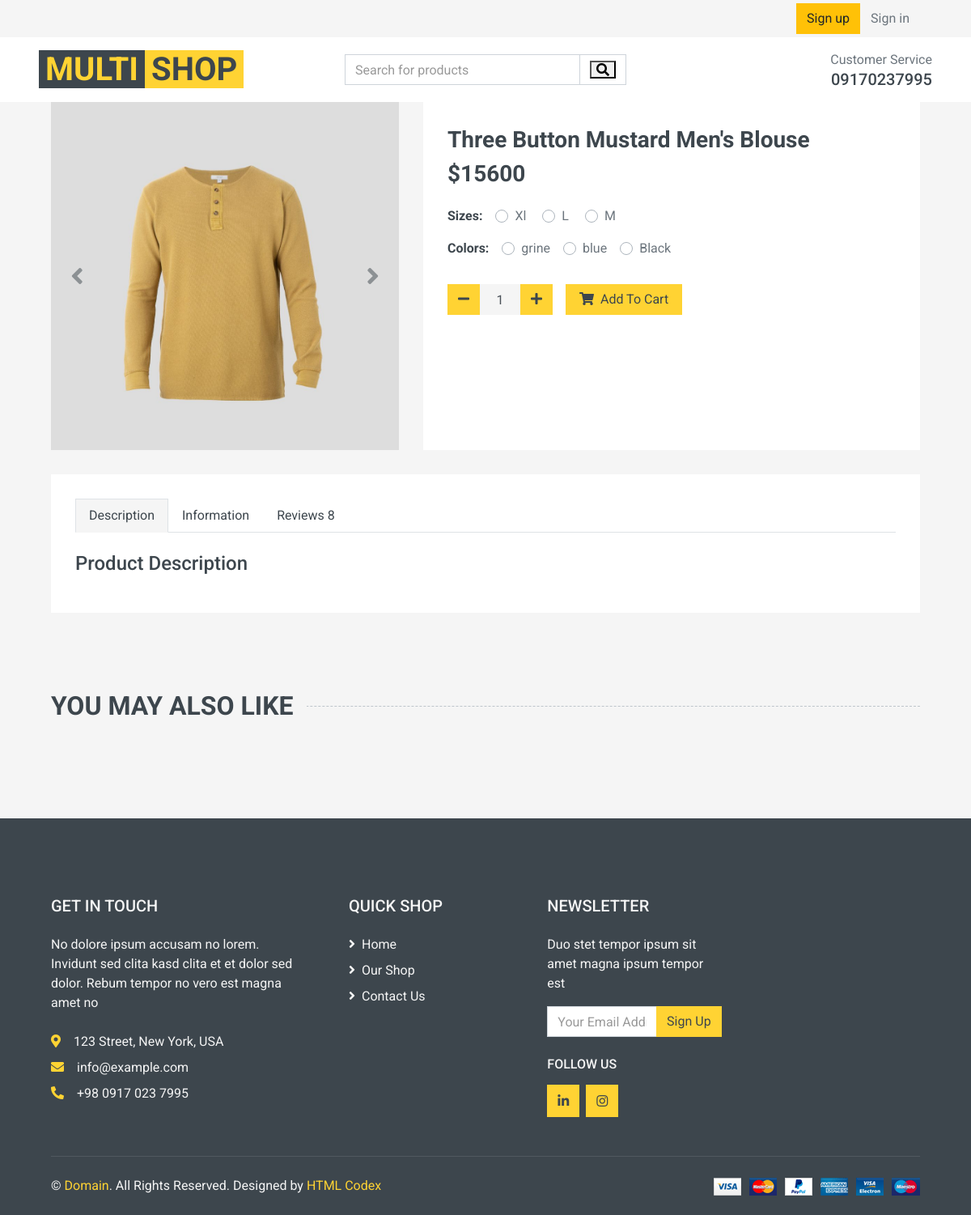
The page /product/detail/10 on the database as committed earlier.
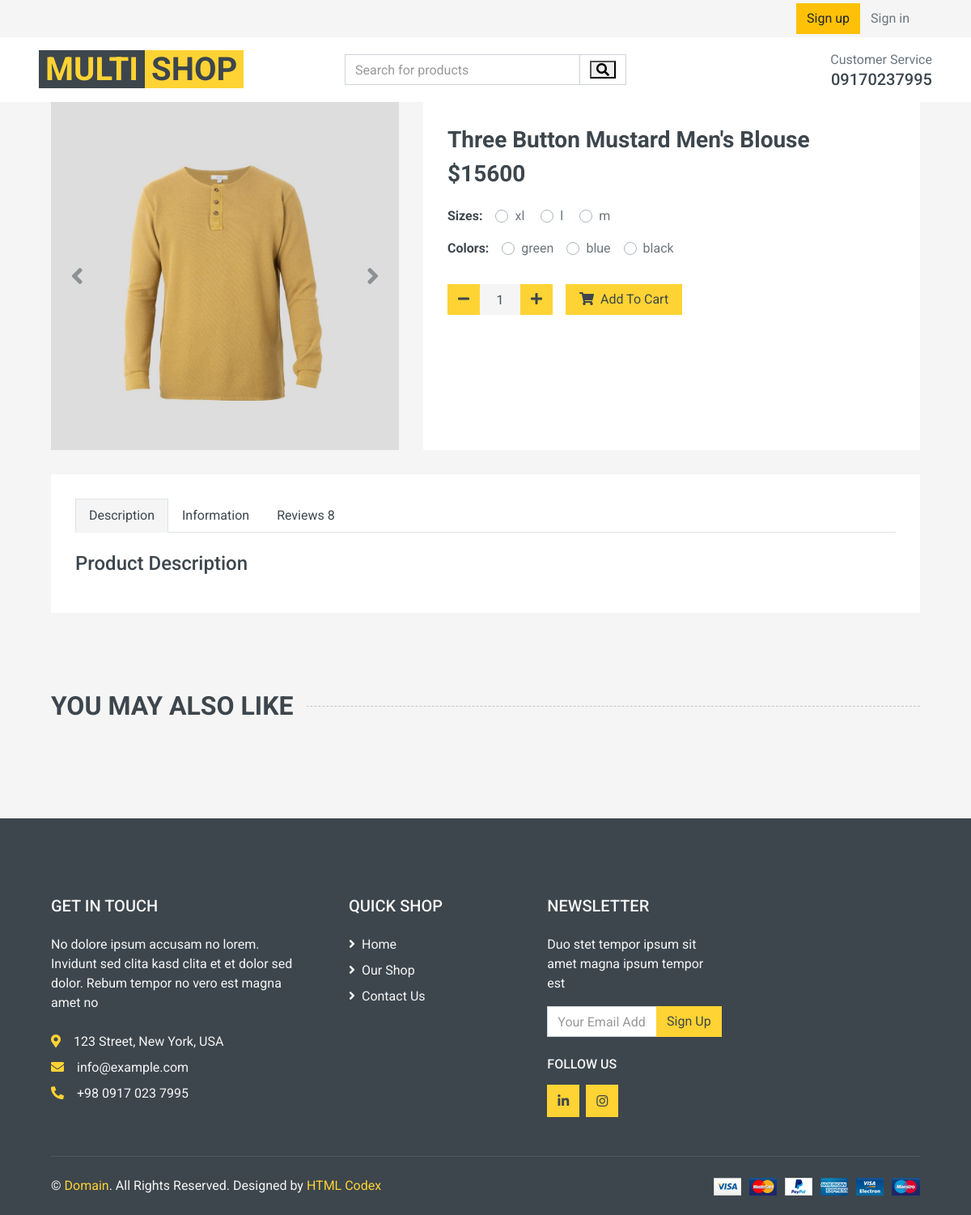
The same page on the database as committed later.
### product/models.py (models this page shows, shortened)
class Product(models.Model):
    featured = models.BooleanField(default=False)
    title = models.CharField(max_length=100, blank=True, null=True)
    category = models.ManyToManyField(Category, null=True, blank=True)
    description = models.TextField(null=True, blank=True)
    price = models.IntegerField(null=True, blank=True)
    discount = models.SmallIntegerField(null=True, blank=True)
    image = models.ImageField(null=True)
    size = models.ManyToManyField(Size, related_name="products", null=True, blank=True)
    color = models.ManyToManyField(Color, related_name="color", blank=True, null=True)
    status = models.BooleanField(null=True, default=True)
    created_at = models.DateTimeField(auto_now_add=True, blank=True, null=True)

class Size(models.Model):
    title = models.CharField(max_length=10)

class Color(models.Model):
    title = models.CharField(max_length=10)

### product/views.py (the view, shortened to what this page needs)
# urls.py: path("product/detail/<int:pk>", views.ProductDetailCommentView.as_view(), name='product_detail'),
class ProductDetailCommentView(View):
    def get(self, request, pk):
        global product
        product = get_object_or_404(Product, id=pk)
        comment = Comment.objects.filter(active=True)
        form = CommentForm
        global context
        context = {
            'product': product,
            'comment': comment,
            'form': form
        }
        return render(request, 'product/product_detail.html', context)

### context_processrs/context_procssers.py (called while the page is built)
def number_product_user(request):
    order = OrderItem.objects.all()
    return {'number_product': order}

def featured_category(request):
    category = Category.objects.filter(featured=True).order_by('-created_at')[:3]
    return {"fc": category}

def featured_product_list(request):
    featured = Product.objects.filter(featured=True)
    return {"fp": featured}

def recent_product(request):
    recent_product_list = Product.objects.filter(status=True).order_by('-created_at')[:15]
    return {"rp": recent_product_list}

def featured_product(request):
    featured = Product.objects.filter(featured=True).order_by('-created_at')
    return {"fp_s": featured}

### product/templates/product/product_detail.html (shortened to what this page needs)
{% extends "base.html" %}
{% load static %}
{% load cache %}
{% block main %}
    <div class="container-fluid pb-5">
        <div class="row px-xl-5">
            <div class="col-lg-5 mb-30">
                <div id="product-carousel" class="carousel slide" data-ride="carousel">
                    <div class="carousel-inner bg-light">
                        <div class="carousel-item active">
                            <img class="w-100 h-30" src="{{ product.image.url }}" alt="Image">
                        </div>
                    </div>
                    <a class="carousel-control-prev" href="#product-carousel" data-slide="prev">
                        <i class="fa fa-2x fa-angle-left text-dark"></i>
                    </a>
                    <a class="carousel-control-next" href="#product-carousel" data-slide="next">
                        <i class="fa fa-2x fa-angle-right text-dark"></i>
                    </a>
                </div>
            </div>
            <div class="col-lg-7 h-auto mb-30">
                <div class="h-100 bg-light p-30">
                    <h3>{{ product.title }}</h3>
                    <h3 class="font-weight-semi-bold mb-4">${{ product.price }}</h3>
                    <div class="d-flex mb-3">
                        {% if product.size.all %}
                            <strong class="text-dark mr-3">Sizes:</strong>
                            <form method="post" action="{% url "cart:cart_add" product.id %}">
                            {% for size in product.size.all %}
                                <div class="custom-control custom-radio custom-control-inline">
                                    <label class="custom-control-label"
                                           for="{{ size.title }}">{{ size.title }}</label>
                                </div>
                            {% endfor %}
                        {% endif %}
                    </div>
                    <div class="d-flex mb-4">
                        <strong class="text-dark mr-3">Colors:</strong>
                        {% for color in product.color.all %}
                            <div class="custom-control custom-radio custom-control-inline">
                                <label class="custom-control-label" for="{{ color.title }}">{{ color.title }}</label>
                            </div>
                        {% endfor %}
                    </div>
                    <div class="d-flex align-items-center mb-4 pt-2">
                        <div class=" input-group quantity mr-3" style="width: 130px;">
                            <div class="input-group-btn">
                                <button type="button" class="btn btn-primary btn-minus quantity">
                                    <i class="fa fa-minus"></i>
                                </button>
                            </div>
                            <input type="text" name="quantity" class="form-control bg-secondary border-0 text-center"
                                   value="1">
                            <div class="input-group-btn">
                                <button type="button" class="btn btn-primary btn-plus quantity">
                                    <i class="fa fa-plus"></i>
                                </button>
                            </div>
                        </div>
                        <button class="btn btn-primary px-3"><i class="fa fa-shopping-cart mr-1"></i> Add To
                            Cart
                        </button>
                    </div>
                </div>
            </div>
        </div>
        <div class="row px-xl-5">
            <div class="col">
                <div class="bg-light p-30">
                    <div class="nav nav-tabs mb-4">
                        <a class="nav-item nav-link text-dark active" data-toggle="tab"
                           href="#tab-pane-1">Description</a>
                        <a class="nav-item nav-link text-dark" data-toggle="tab" href="#tab-pane-2">Information</a>
                        <a class="nav-item nav-link text-dark" data-toggle="tab"
                           href="#tab-pane-3">Reviews {{ comment.count }}</a>
                    </div>
                    <div class="tab-content">
                        <div class="tab-pane fade show active" id="tab-pane-1">
                            <h4 class="mb-3">Product Description</h4>
                        </div>
                    </div>
                </div>
            </div>
        </div>
    </div>
    <div class="container-fluid py-5">
        <h2 class="section-title position-relative text-uppercase mx-xl-5 mb-4"><span class="bg-secondary pr-3">You May Also Like</span>
        </h2>
    </div>
{% endblock %}

### templates/base.html (shortened to what this page needs)
{% load static %}
{% load render_partial %}
<!DOCTYPE html>
<html lang="en">
{% include "includes/head.html" %}
<body>
{% include "includes/topbar.html" %}
{% block main %}
{% endblock %}
{% include "includes/footer.html" %}
{% include "includes/footer_liks.html" %}

### templates/includes/head.html (shortened to what this page needs)
{% load static %}
<head>
    <link href="https://cdnjs.cloudflare.com/ajax/libs/font-awesome/5.10.0/css/all.min.css" rel="stylesheet">
    <link href="{% static "lib/animate/animate.min.css" %}" rel="stylesheet">
    <link href="{% static "lib/owlcarousel/assets/owl.carousel.min.css" %}" rel="stylesheet">
    <link href="{% static "css/style.css" %}" rel="stylesheet">
</head>

### templates/includes/topbar.html (shortened to what this page needs)
{% load static %}
<div class="container-fluid">
    <div class="row bg-secondary py-1 px-xl-5">
        <div class="col-lg-6 d-none d-lg-block">
        </div>
        <div class="col-lg-6 text-center text-lg-right">
            <div class="d-inline-flex align-items-center">
                <div class="btn-group">
                    {% if not user.is_authenticated %}
                        <a href="{% url "user_register" %}">
                            <button class=" btn btn-warning" type="button">Sign up</button>
                        </a>
                        <a href="{% url "user_login" %}">
                            <button class="btn" type="button">Sign in</button>
                        </a>
                    {% endif %}
                    </div>
                </div>
            </div>
        </div>
    </div>
    <div class="row align-items-center bg-light py-3 px-xl-5 d-none d-lg-flex">
        <div class="col-lg-4">
            <a href="{% url "product:home" %}" class="text-decoration-none">
                <span class="h1 text-uppercase text-primary bg-dark px-2">Multi</span>
                <span class="h1 text-uppercase text-dark bg-primary px-2 ml-n1">Shop</span>
            </a>
        </div>
        <div class="col-lg-4 col-6 text-left">
            <form action="{% url 'product:product_search' %}" method="get">
                <div class="input-group">
                    <input type="text" name="q" class="form-control" placeholder="Search for products">
                    <div class="input-group-append">
                            <span class="input-group-text bg-transparent text-primary">
                                <button class="fa fa-search"></button>
                            </span>
                    </div>
                </div>
            </form>
        </div>
        <div class="col-lg-4 col-6 text-right">
            <p class="m-0">Customer Service</p>
            <h5 class="m-0">09170237995</h5>
        </div>
    </div>

### templates/includes/footer.html (shortened to what this page needs)
{% load static %}
<div class="container-fluid bg-dark text-secondary mt-5 pt-5">
    <div class="row px-xl-5 pt-5">
        <div class="col-lg-4 col-md-12 mb-5 pr-3 pr-xl-5">
            <h5 class="text-secondary text-uppercase mb-4">Get In Touch</h5>
            <p class="mb-4">No dolore ipsum accusam no lorem. Invidunt sed clita kasd clita et et dolor sed dolor. Rebum
                tempor no vero est magna amet no</p>
            <p class="mb-2"><i class="fa fa-map-marker-alt text-primary mr-3"></i>123 Street, New York, USA</p>
            <p class="mb-2"><i class="fa fa-envelope text-primary mr-3"></i>info@example.com</p>
            <p class="mb-0"><i class="fa fa-phone-alt text-primary mr-3"></i>+98 0917 023 7995</p>
        </div>
        <div class="col-lg-8 col-md-12">
            <div class="row">
                <div class="col-md-4 mb-5">
                    <h5 class="text-secondary text-uppercase mb-4">Quick Shop</h5>
                    <div class="d-flex flex-column justify-content-start">
                        <a class="text-secondary mb-2" href="{% url 'product:home' %}"><i class="fa fa-angle-right mr-2"></i>Home</a>
                        <a class="text-secondary mb-2" href="{% url 'product:product_list' %}"><i class="fa fa-angle-right mr-2"></i>Our Shop</a>
                        <a class="text-secondary" href="{% url 'contactus' %}"><i class="fa fa-angle-right mr-2"></i>Contact Us</a>
                    </div>
                </div>
                <div class="col-md-4 mb-5">
                    <h5 class="text-secondary text-uppercase mb-4">Newsletter</h5>
                    <p>Duo stet tempor ipsum sit amet magna ipsum tempor est</p>
                    <form action="">
                        <div class="input-group">
                            <input type="text" class="form-control" placeholder="Your Email Address">
                            <div class="input-group-append">
                                <button class="btn btn-primary">Sign Up</button>
                            </div>
                        </div>
                    </form>
                    <h6 class="text-secondary text-uppercase mt-4 mb-3">Follow Us</h6>
                    <div class="d-flex">
                        <a class="btn btn-primary btn-square mr-2" href="https://www.linkedin.com/in/navid-yosufie-251004225/"><i class="fab fa-linkedin-in"></i></a>
                        <a class="btn btn-primary btn-square" href="https://www.instagram.com/navid_developer_dj/"><i class="fab fa-instagram"></i></a>
                    </div>
                </div>
            </div>
        </div>
    </div>
    <div class="row border-top mx-xl-5 py-4" style="border-color: rgba(256, 256, 256, .1) !important;">
        <div class="col-md-6 px-xl-0">
            <p class="mb-md-0 text-center text-md-left text-secondary">
                &copy; <a class="text-primary" href="#">Domain</a>. All Rights Reserved. Designed
                by
                <a class="text-primary" href="https://htmlcodex.com">HTML Codex</a>
            </p>
        </div>
        <div class="col-md-6 px-xl-0 text-center text-md-right">
            <img class="img-fluid" src="{% static "img/payments.png" %}" alt="">
        </div>
    </div>
</div>

### templates/includes/footer_liks.html (shortened to what this page needs)
{% load static %}
</body>

Rows that differ between the two databases and show on the page:
changed Size (number 1 of 3 on the later page): title "Xl" → "xl"
changed Size (number 2 of 3 on the later page): title "L" → "l"
changed Size (number 3 of 3 on the later page): title "M" → "m"
changed Color: title "grine" → "green"
changed Color: title "Black" → "black"
